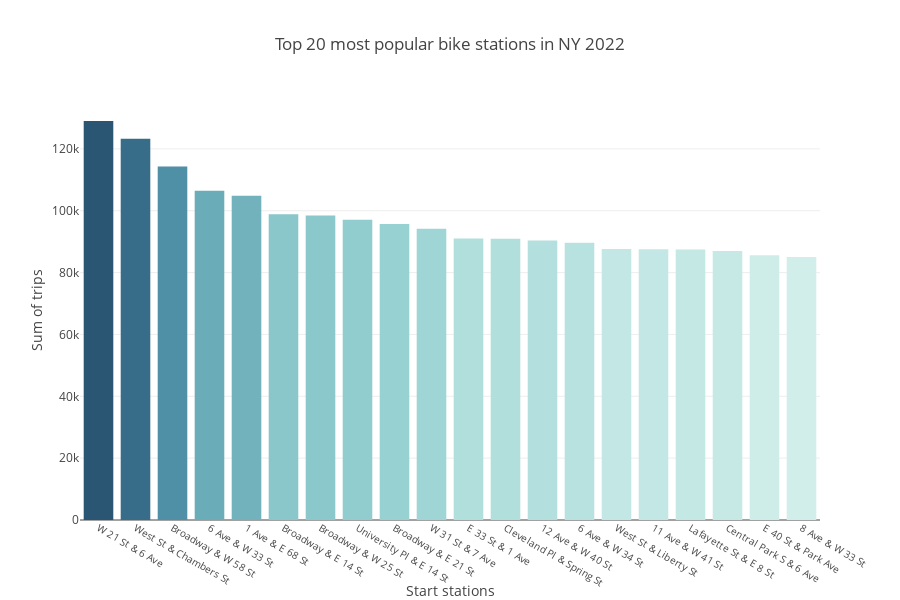

Source (notebook cell):
### Code cell
## Bar chart
fig = go.Figure(go.Bar(x = top20['start_station_name'], y = top20['value'], marker={'color': top20['value'],'colorscale': 'Teal'}))
fig.update_layout(
    title='Top 20 most popular bike stations in NY 2022',
    xaxis_title='Start stations',
    yaxis_title='Sum of trips',
    width=900,
    height=600)
fig.update_xaxes(tickfont=dict(size=10))

### Figure 1 — Plotly figure (JSON) as saved in the notebook; plotly's stock layout.template omitted (floating-point values rounded to 4 significant figures)
{"data": [{"marker": {"color": [129018, 123291, 114293, 106445, 104856, 98866, 98425, 97126, 95691, 94208, 91003, 90973, 90414, 89687, 87657, 87577, 87458, 87013, 85601, 85051], "colorscale": [[0, "rgb(209, 238, 234)"], [0.1667, "rgb(168, 219, 217)"], [0.3333, "rgb(133, 196, 201)"], [0.5, "rgb(104, 171, 184)"], [0.6667, "rgb(79, 144, 166)"], [0.8333, "rgb(59, 115, 143)"], [1, "rgb(42, 86, 116)"]]}, "type": "bar", "x": ["W 21 St & 6 Ave", "West St & Chambers St", "Broadway & W 58 St", "6 Ave & W 33 St", "1 Ave & E 68 St", "Broadway & E 14 St", "Broadway & W 25 St", "University Pl & E 14 St", "Broadway & E 21 St", "W 31 St & 7 Ave", "E 33 St & 1 Ave", "Cleveland Pl & Spring St", "12 Ave & W 40 St", "6 Ave & W 34 St", "West St & Liberty St", "11 Ave & W 41 St", "Lafayette St & E 8 St", "Central Park S & 6 Ave", "E 40 St & Park Ave", "8 Ave & W 33 St"], "y": [129018, 123291, 114293, 106445, 104856, 98866, 98425, 97126, 95691, 94208, 91003, 90973, 90414, 89687, 87657, 87577, 87458, 87013, 85601, 85051]}], "layout": {"height": 600, "title": {"text": "Top 20 most popular bike stations in NY 2022"}, "width": 900, "xaxis": {"tickfont": {"size": 10}, "title": {"text": "Start stations"}}, "yaxis": {"title": {"text": "Sum of trips"}}}}
